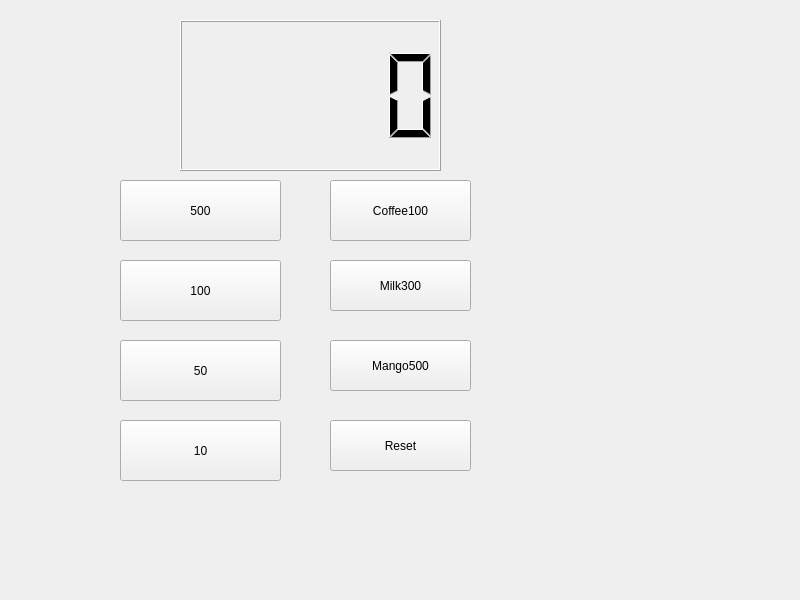
<?xml version="1.0" encoding="UTF-8"?>
<ui version="4.0">
 <class>Widget</class>
 <widget class="QWidget" name="Widget">
  <property name="geometry">
   <rect>
    <x>0</x>
    <y>0</y>
    <width>800</width>
    <height>600</height>
   </rect>
  </property>
  <property name="windowTitle">
   <string>Widget</string>
  </property>
  <widget class="QLCDNumber" name="lcdNumber">
   <property name="geometry">
    <rect>
     <x>180</x>
     <y>20</y>
     <width>261</width>
     <height>151</height>
    </rect>
   </property>
  </widget>
  <widget class="QPushButton" name="pb500">
   <property name="geometry">
    <rect>
     <x>120</x>
     <y>180</y>
     <width>161</width>
     <height>61</height>
    </rect>
   </property>
   <property name="text">
    <string>500</string>
   </property>
  </widget>
  <widget class="QPushButton" name="pb100">
   <property name="geometry">
    <rect>
     <x>120</x>
     <y>260</y>
     <width>161</width>
     <height>61</height>
    </rect>
   </property>
   <property name="text">
    <string>100</string>
   </property>
  </widget>
  <widget class="QPushButton" name="pb50">
   <property name="geometry">
    <rect>
     <x>120</x>
     <y>340</y>
     <width>161</width>
     <height>61</height>
    </rect>
   </property>
   <property name="text">
    <string>50</string>
   </property>
  </widget>
  <widget class="QPushButton" name="pb10">
   <property name="geometry">
    <rect>
     <x>120</x>
     <y>420</y>
     <width>161</width>
     <height>61</height>
    </rect>
   </property>
   <property name="text">
    <string>10</string>
   </property>
  </widget>
  <widget class="QPushButton" name="pbCoffee">
   <property name="geometry">
    <rect>
     <x>330</x>
     <y>180</y>
     <width>141</width>
     <height>61</height>
    </rect>
   </property>
   <property name="text">
    <string>Coffee100</string>
   </property>
  </widget>
  <widget class="QPushButton" name="pbMilk">
   <property name="geometry">
    <rect>
     <x>330</x>
     <y>260</y>
     <width>141</width>
     <height>51</height>
    </rect>
   </property>
   <property name="text">
    <string>Milk300</string>
   </property>
  </widget>
  <widget class="QPushButton" name="pbMango">
   <property name="geometry">
    <rect>
     <x>330</x>
     <y>340</y>
     <width>141</width>
     <height>51</height>
    </rect>
   </property>
   <property name="text">
    <string>Mango500</string>
   </property>
  </widget>
  <widget class="QPushButton" name="pbReset">
   <property name="geometry">
    <rect>
     <x>330</x>
     <y>420</y>
     <width>141</width>
     <height>51</height>
    </rect>
   </property>
   <property name="text">
    <string>Reset</string>
   </property>
  </widget>
 </widget>
 <resources/>
 <connections/>
</ui>
